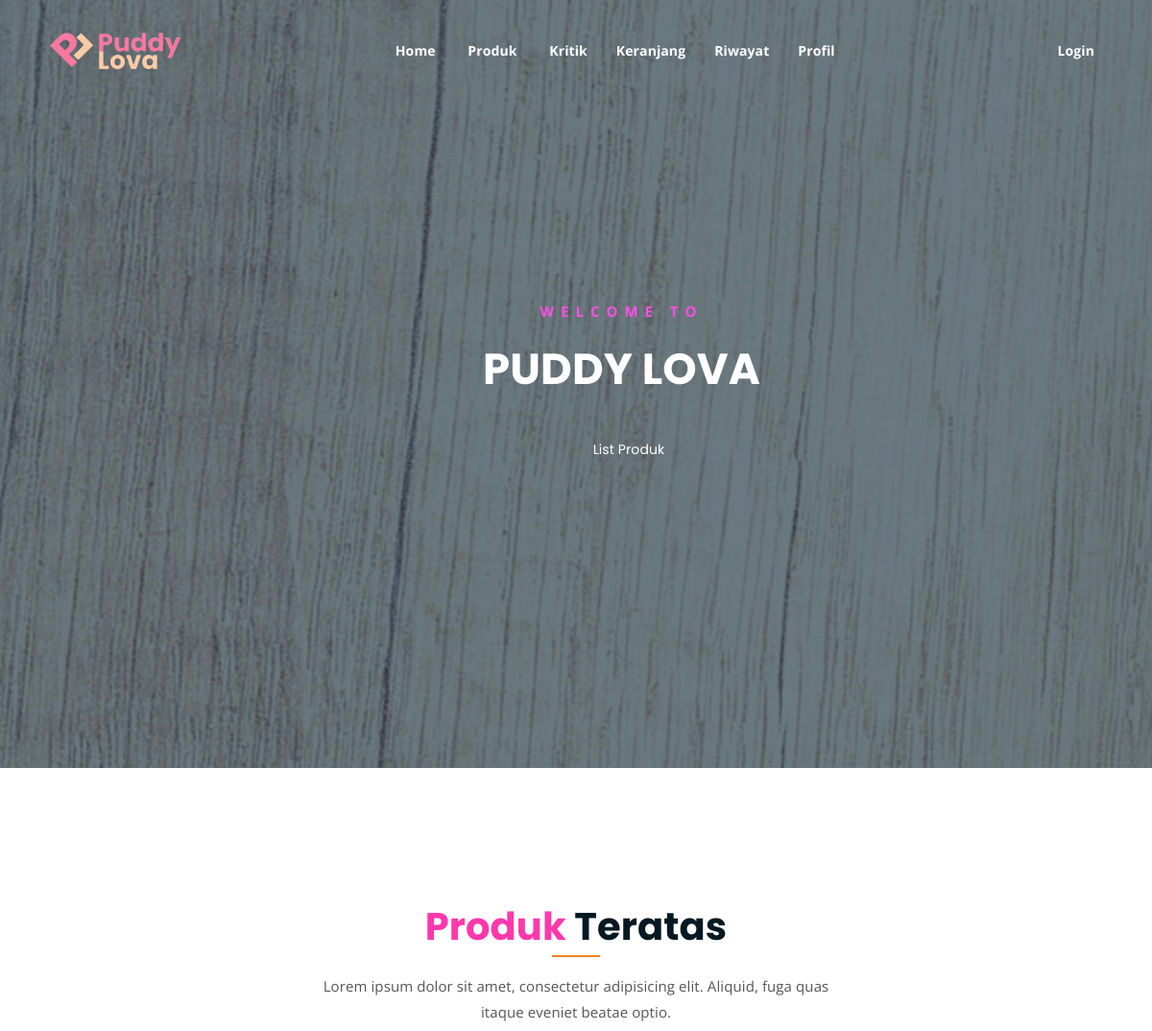
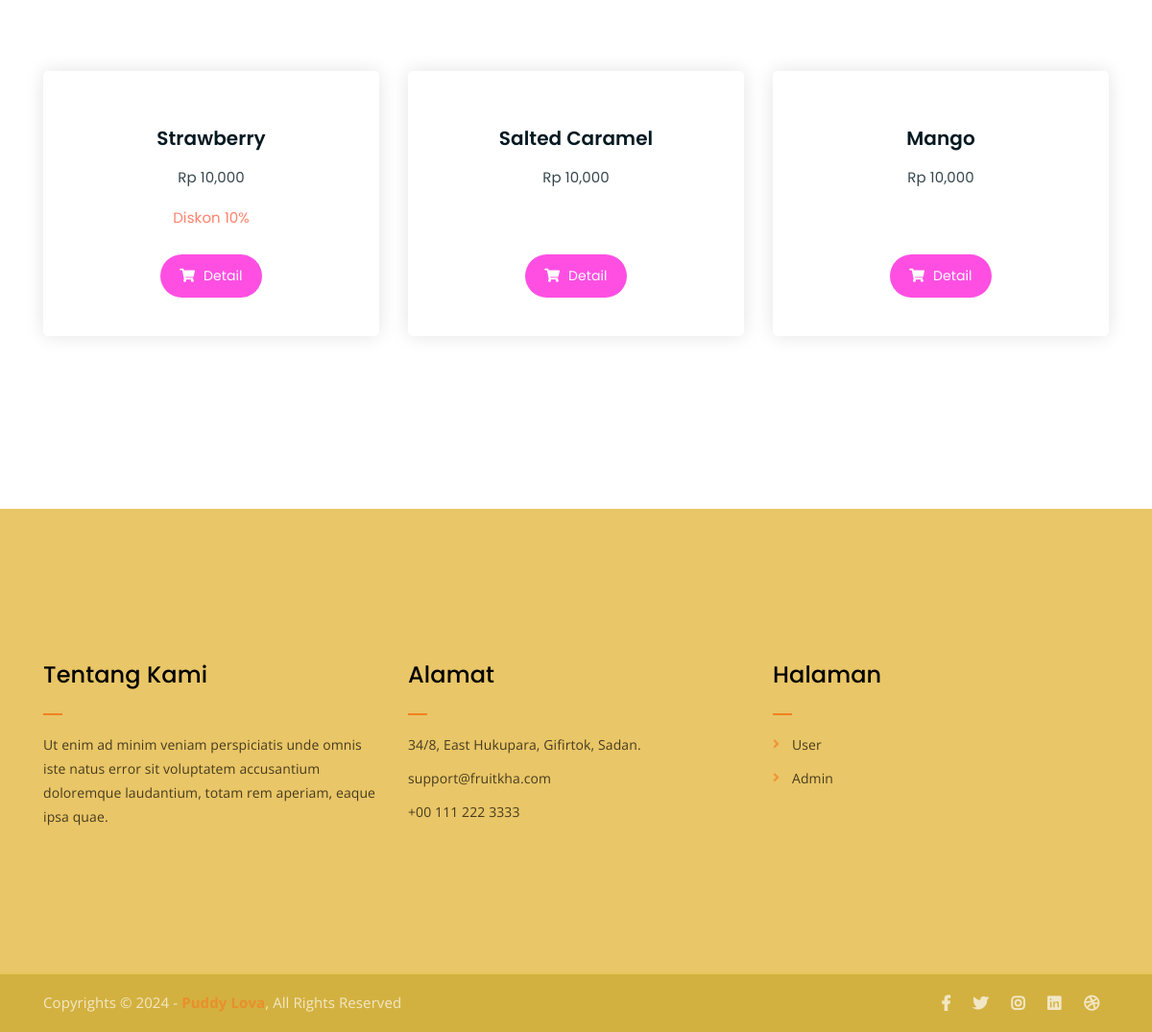
The page / on the database its author committed (2 pictures, top to bottom).
### tables this page shows
CREATE TABLE `promosi` (
  `id_promosi_produk` int(11) NOT NULL,
  `id_produk` varchar(55) NOT NULL,
  `promo` varchar(55) NOT NULL,
  `mulai` varchar(55) NOT NULL,
  `berakhir` varchar(55) NOT NULL
);

CREATE TABLE `produk` (
  `id` int(11) NOT NULL,
  `id_produk` varchar(11) NOT NULL,
  `nama_produk` varchar(55) NOT NULL,
  `gambar` varchar(55) NOT NULL,
  `harga` varchar(55) NOT NULL,
  `stok_produk` varchar(11) NOT NULL,
  `deskripsi` varchar(1000) NOT NULL
);

### index.php (the view, shortened to what this page needs)
<?php
require('./app/database/db.php');
?>
<!DOCTYPE html>
<html lang="en">
<head>
	<link rel="stylesheet" href="assets/css/all.min.css">
	<link rel="stylesheet" href="assets/bootstrap/css/bootstrap.min.css">
	<link rel="stylesheet" href="assets/css/owl.carousel.css">
	<link rel="stylesheet" href="assets/css/magnific-popup.css">
	<link rel="stylesheet" href="assets/css/animate.css">
	<link rel="stylesheet" href="assets/css/meanmenu.min.css">
	<link rel="stylesheet" href="assets/css/main.css">
	<link rel="stylesheet" href="assets/css/responsive.css">
</head>
<body>
	<?php include('./include/nav.php') ?>
	<div class="hero-area hero-bg">
		<div class="container">
			<div class="row">
				<div class="col-lg-9 offset-lg-2 text-center">
					<div class="hero-text">
						<div class="hero-text-tablecell">
							<p class="subtitle">Welcome To</p>
							<h1>PUDDY LOVA</h1>
							<div class="hero-btns">
								<a href="produk.php" class="bordered-btn">List Produk</a>
							</div>
						</div>
					</div>
				</div>
			</div>
		</div>
	</div>
	<div class="product-section mt-150 mb-150">
		<div class="container">
			<div class="row">
				<div class="col-lg-8 offset-lg-2 text-center">
					<div class="section-title">
						<h3><span class="orange-text">Produk</span> Teratas</h3>
						<p>Lorem ipsum dolor sit amet, consectetur adipisicing elit. Aliquid, fuga quas itaque eveniet beatae optio.</p>
					</div>
				</div>
			</div>
			<div class="row">
			<?php
				$produk = mysqli_query($conn, "SELECT * FROM produk LEFT JOIN promosi ON produk.id_produk = promosi.id_produk WHERE produk.stok_produk > 0 LIMIT 3");
				while ($p = mysqli_fetch_array($produk)) {
			?>
			<a href="produk-detail.php?id_produk=<?= $p['id_produk']?>">
				<div class="col-lg-4 col-md-6 text-center card">
					<div class="single-product-item" style="height: 100%;">
						<div class="product-image">
						</div>
						<h3><?php echo $p['nama_produk'] ?></h3>
							<p class="product-price"><span>Rp <?php echo number_format($p['harga']) ?></span></p>
							<?php if($p['promo'] > 0){ ?>
								<p class="product-price"><span style="color: tomato;">Diskon <?php echo $p['promo'] ?>%</span></p>
							<?php }if($p['promo'] == 0){ ?>
							<p class="product-price"><span <span style="color: #fff;">x</span></p>
							<?php } ?>
						<a href="produk-detail.php?id_produk=<?= $p['id_produk']?>" class="cart-btn" style="position: relative; top:10px"><i class="fas fa-shopping-cart"></i> Detail</a>
					</div>
				</div>
				</a>
			<?php } ?>
			</div>
		</div>
	</div>
	<?php include('./include/footer.php') ?>
</body>
</html>

### assets/css/main.css (style rules this page uses)
html { font-size: 14px; font-weight: 400; line-height: 28px; height: 100%; }
body { font-family: "Open Sans", sans-serif; font-weight: 400; font-size: 1rem; letter-spacing: 0.1px; line-height: 1.8; color: #051922; overflow-x: hidden; }
a { cursor: pointer; text-decoration: none; -webkit-transition: all 0.2s ease-in-out; -o-transition: all 0.2s ease-in-out; transition: all 0.2s ease-in-out; }
h1, .h1, h2, .h2, h3, .h3, h4, .h4, h5, .h5, h6, .h6 { font-family: "Poppins", sans-serif; font-weight: 700; margin: 0 0 1.25rem 0; color: #051922; }
h1, .h1 { font-size: 4rem; font-weight: 700; line-height: 4rem; }
h3, .h3 { font-size: 2rem; font-weight: 700; line-height: 2.25rem; }
p { font-family: "Open Sans", sans-serif; font-weight: 400; font-size: 1rem; letter-spacing: 0.1px; line-height: 1.8; color: #051922; margin: 0 0 1.25rem 0; }
p:last-child { margin: 0; }
.mt-150 { margin-top: 150px; }
.mb-150 { margin-bottom: 150px; }
.orange-text { color: #ff38ac; }
a.bordered-btn { font-family: "Poppins", sans-serif; display: inline-block; color: #fff; border: 2px solid #cc0177; padding: 7px 20px; }
a.boxed-btn, a.bordered-btn, a.cart-btn, button.cart-btn { border-radius: 50px; border: none; }
.section-title h3 { font-size: 40px; position: relative; padding-bottom: 15px; }
.section-title h3:after { position: absolute; content: ""; left: 0px; right: 0px; bottom: 0px; width: 50px; height: 2px; background-color: #f28123; margin: 0 auto; }
.section-title p { font-size: 15px; width: 530px; margin: 0 auto; color: #555; margin-top: 10px; line-height: 1.8; }
.section-title { margin-bottom: 80px; }
a.bordered-btn { -webkit-transition: 0.3s; -o-transition: 0.3s; transition: 0.3s; }
a.cart-btn { -webkit-transition: 0.3s; -o-transition: 0.3s; transition: 0.3s; }
.single-product-item { -webkit-transition: 0.3s; -o-transition: 0.3s; transition: 0.3s; }
.hero-bg { background-image: url(../img/hero-bg.jpg); background-size: cover; background-position: center; background-attachment: fixed; }
.hero-text { display: table; height: 100%; }
.hero-text-tablecell { display: table-cell; }
.hero-area { height: 100%; position: relative; z-index: 1; }
html, body { height: 100%; }
.hero-area:after { position: absolute; left: 0; top: 0; width: 100%; height: 100%; content: ""; background-color: #07212e; z-index: -1; opacity: 0.6; }
.hero-text p.subtitle { color: #ff4fe2; font-weight: 700; text-transform: uppercase; letter-spacing: 7px; font-size: 15px; }
.hero-text h1 { font-size: 64px; font-weight: 700; line-height: 1.3; color: #fff; }
.hero-area div { height: 100%; }
.hero-area div.hero-text { height: 100%; width: 100%; }
.hero-area div.hero-text-tablecell { height: auto; vertical-align: middle; }
.hero-area div.hero-text-tablecell div { height: auto; vertical-align: middle; }
.hero-btns { margin-top: 35px; }
.hero-btns a.bordered-btn { margin-left: 15px; }
.single-product-item { margin-bottom: 30px; }
.product-image { padding: 30px; padding-bottom: 0; }
.single-product-item h3 { font-size: 20px; font-weight: 600; margin-bottom: 10px; }
p.product-price { font-family: "Poppins", sans-serif; font-size: 30px; font-weight: 700; margin-bottom: 15px; }
p.product-price span { display: block; opacity: 0.8; font-size: 15px; font-weight: 400; }
a.cart-btn { font-family: "Poppins", sans-serif; display: inline-block; background-color: #ff4fe2; color: #fff; padding: 10px 20px; }
a.cart-btn i { margin-right: 5px; }
.single-product-item { -webkit-box-shadow: 0 0 20px #e4e4e4; box-shadow: 0 0 20px #e4e4e4; padding-bottom: 50px; border-radius: 5px; }

### assets/css/responsive.css (style rules this page uses)
@media only screen and (min-width: 992px) and (max-width: 1200px) { .hero-text h1 { font-size: 45px; } }

### index.php (style rules this page uses)
.card { border: none; }

### rows shown on the page
promosi: produk.nama_produk "Strawberry", produk.harga "10,000", promo "10"
promosi: produk.nama_produk "Salted Caramel", produk.harga "10,000"
promosi: produk.nama_produk "Mango", produk.harga "10,000"
